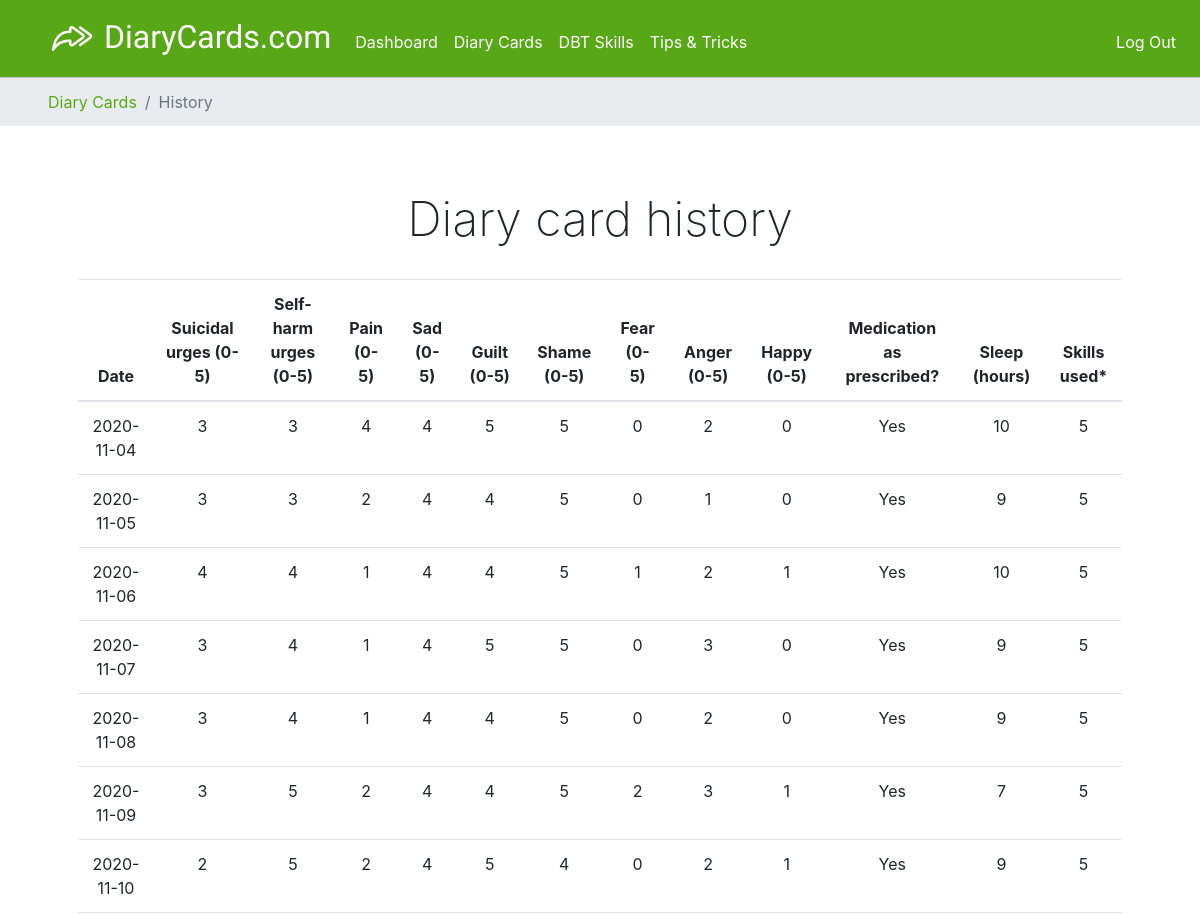
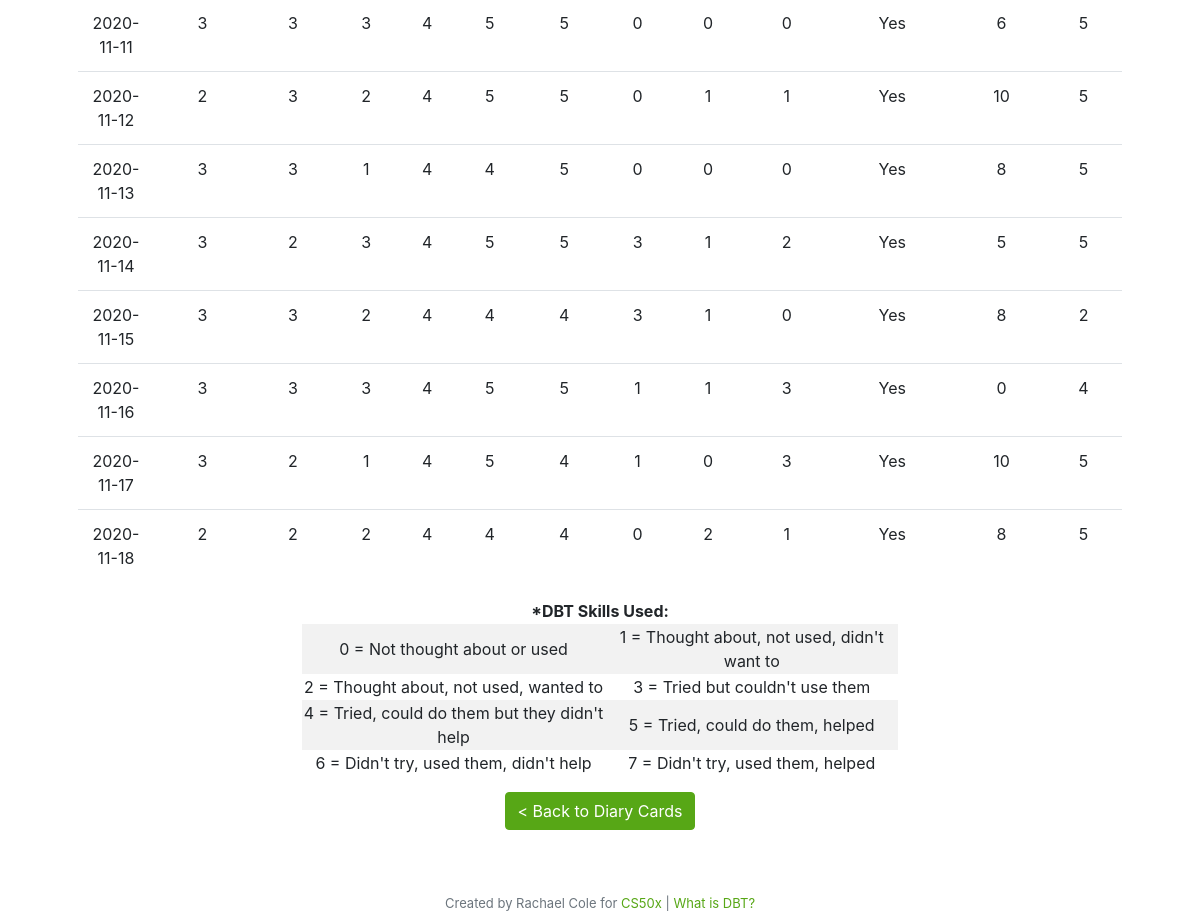
Screenshot of /diarycardhistory (signed in) with the database file from the repository (2 pictures, top to bottom).
### tables this page shows
CREATE TABLE 'diarycards' ('id' integer PRIMARY KEY AUTOINCREMENT NOT NULL, 'user_id' integer, 'date' datetime,'si_urges' integer,'sh_urges' integer, 'pain' integer, 'sad' integer, 'guilt' integer, 'shame' integer, 'anger' integer, 'fear' integer, 'happy' integer, 'meds' boolean, 'sleep' integer,'skills_used' integer);

### application.py (the view)
@app.route("/diarycardhistory")
@login_required
def diarycardhistory():
    rows = db.execute("SELECT date, si_urges, sh_urges, pain, sad, guilt, shame, anger, fear, happy, meds, sleep, skills_used FROM diarycards WHERE user_id = :user_id ORDER BY date ASC", user_id = session["user_id"])
    for row in rows:
        date = row["date"]
        si_urges = row["si_urges"]
        sh_urges = row["sh_urges"]
        pain = row["pain"]
        sad = row["sad"]
        guilt = row["guilt"]
        shame = row["shame"]
        anger = row["anger"]
        fear = row["fear"]
        happy = row["happy"]
        sleep = row["sleep"]
        skills_used = row["skills_used"]
        if row["meds"] == 0:
            meds = "No"
        elif row["meds"] == 1:
            meds = "Yes"
    return render_template("diarycardhistory.html", rows = rows, row = row, date = date, si_urges = si_urges, sh_urges = sh_urges, pain = pain, sad = sad, guilt = guilt, shame = shame, anger = anger, fear = fear, happy = happy, meds = meds, sleep = sleep, skills_used = skills_used)

### application.py (called while the page is built)
@app.after_request
def after_request(response):
    response.headers["Cache-Control"] = "no-cache, no-store, must-revalidate"
    response.headers["Expires"] = 0
    response.headers["Pragma"] = "no-cache"
    return response

### helpers.py (called while the page is built)
def login_required(f):
    @wraps(f)
    def decorated_function(*args, **kwargs):
        if session.get("user_id") is None:
            return redirect("/login")
        return f(*args, **kwargs)
    return decorated_function

### templates/diarycardhistory.html (shortened to what this page needs)
{% extends "layout.html" %}
{% block breadcrumbs %}
<nav aria-label="breadcrumb" class="breadcrumbs">
  <ol class="breadcrumb">
    <li class="breadcrumb-item"><a href="/diarycard">Diary Cards</a></li>
    <li class="breadcrumb-item active" aria-current="page">History</li>
  </ol>
</nav>
{% endblock %}
{% block main %}
    <h1 class="display">Diary card history</h1>
<div class="row" id="overflow">
    <div class="col-12">
    <table class="table">
        <thead>
        <tr>
            <th>Date</th>
            <th>Suicidal urges (0-5)</th>
            <th>Self-harm urges (0-5)</th>
            <th>Pain (0-5)</th>
            <th>Sad (0-5)</th>
            <th>Guilt (0-5)</th>
            <th>Shame (0-5)</th>
            <th>Fear (0-5)</th>
            <th>Anger (0-5)</th>
            <th>Happy (0-5)</th>
            <th>Medication as prescribed?</th>
            <th>Sleep (hours)</th>
            <th>Skills used*</th>
        </tr>
        </thead>
        <tbody>
        {% for row in rows %}
            <tr>
                <td>{{ row.date }}</td>
                <td>{{ row.si_urges }}</td>
                <td>{{ row.sh_urges }}</td>
                <td>{{ row.pain }}</td>
                <td>{{ row.sad }}</td>
                <td>{{ row.guilt }}</td>
                <td>{{ row.shame }}</td>
                <td>{{ row.anger }}</td>
                <td>{{ row.fear }}</td>
                <td>{{ row.happy }}</td>
                <td>{{ meds }}</td>
                <td>{{ row.sleep }}</td>
                <td>{{ row.skills_used }}</td>
            </tr>
        {% endfor %}
        </tbody>
    </table>
    </div>
</div>
    <div class="row alignleft justify-content-center">
        <div class="col-7">
            <table class="table-striped">
                    <thead class="thead-light text-center">
                        <tr><th colspan="2">*DBT Skills Used:</th></tr>
                    </thead>
                    <tbody>
                        <tr>
                            <td>0 = Not thought about or used</td>
                            <td>1 = Thought about, not used, didn't want to</td>
                        </tr>
                        <tr>
                            <td>2 = Thought about, not used, wanted to</td>
                            <td>3 = Tried but couldn't use them</td>
                        </tr>
                        <tr>
                            <td>4 = Tried, could do them but they didn't help</td>
                            <td>5 = Tried, could do them, helped</td>
                        </tr>
                        <tr>
                            <td>6 = Didn't try, used them, didn't help</td>
                            <td>7 = Didn't try, used them, helped</td>
                        </tr>
                    </tbody>
                </table>
  <div class="row justify-content-center overflowed">
    <div class="col-6">
        <a class="btn btn-primary light-text" href="/diarycard">< Back to Diary Cards</a>
        </div>
    </div>
{% endblock %}

### static/styles.css (style rules this page uses)
body { color:#212529; font-family: -apple-system, BlinkMacSystemFont, "Segoe UI", Roboto, Helvetica, Arial, sans-serif, "Apple Color Emoji", "Segoe UI Emoji", "Segoe UI Symbol";; }
a { color: #57A716; }
.btn, .btn-primary { background-color: #57A716; border-color:#57A716; }
nav { background-color:#57A716; border-bottom: 1px #C6C5C5 solid; }
nav a { color:#ffffff; }
.breadcrumbs { border:none; background-color:#E8ECEF; }
.breadcrumb-item a { color:#57A716; padding-left:2rem; }
.display { font-weight:200; font-size:3rem; margin: 0 0 2rem 0; }
.btn-primary { margin: 1rem 2rem; }

### rows the page displays
diarycards: date "2020-11-04", si_urges "3", sh_urges "3", pain "4", sad "4", guilt "5", shame "5", anger "0", fear "2", happy "0", meds "Yes", sleep "10", skills_used "5"
diarycards: date "2020-11-05", si_urges "3", sh_urges "3", pain "2", sad "4", guilt "4", shame "5", anger "0", fear "1", happy "0", meds "Yes", sleep "9", skills_used "5"
diarycards: date "2020-11-06", si_urges "4", sh_urges "4", pain "1", sad "4", guilt "4", shame "5", anger "1", fear "2", happy "1", meds "Yes", sleep "10", skills_used "5"
diarycards: date "2020-11-07", si_urges "3", sh_urges "4", pain "1", sad "4", guilt "5", shame "5", anger "0", fear "3", happy "0", meds "Yes", sleep "9", skills_used "5"
diarycards: date "2020-11-08", si_urges "3", sh_urges "4", pain "1", sad "4", guilt "4", shame "5", anger "0", fear "2", happy "0", meds "Yes", sleep "9", skills_used "5"
diarycards: date "2020-11-09", si_urges "3", sh_urges "5", pain "2", sad "4", guilt "4", shame "5", anger "2", fear "3", happy "1", meds "Yes", sleep "7", skills_used "5"
diarycards: date "2020-11-10", si_urges "2", sh_urges "5", pain "2", sad "4", guilt "5", shame "4", anger "0", fear "2", happy "1", meds "Yes", sleep "9", skills_used "5"
diarycards: date "2020-11-11", si_urges "3", sh_urges "3", pain "3", sad "4", guilt "5", shame "5", anger "0", fear "0", happy "0", meds "Yes", sleep "6", skills_used "5"
diarycards: date "2020-11-12", si_urges "2", sh_urges "3", pain "2", sad "4", guilt "5", shame "5", anger "0", fear "1", happy "1", meds "Yes", sleep "10", skills_used "5"
diarycards: date "2020-11-13", si_urges "3", sh_urges "3", pain "1", sad "4", guilt "4", shame "5", anger "0", fear "0", happy "0", meds "Yes", sleep "8", skills_used "5"
diarycards: date "2020-11-14", si_urges "3", sh_urges "2", pain "3", sad "4", guilt "5", shame "5", anger "3", fear "1", happy "2", meds "Yes", sleep "5", skills_used "5"
diarycards: date "2020-11-15", si_urges "3", sh_urges "3", pain "2", sad "4", guilt "4", shame "4", anger "3", fear "1", happy "0", meds "Yes", sleep "8", skills_used "2"
diarycards: date "2020-11-16", si_urges "3", sh_urges "3", pain "3", sad "4", guilt "5", shame "5", anger "1", fear "1", happy "3", meds "Yes", sleep "0", skills_used "4"
diarycards: date "2020-11-17", si_urges "3", sh_urges "2", pain "1", sad "4", guilt "5", shame "4", anger "1", fear "0", happy "3", meds "Yes", sleep "10", skills_used "5"
diarycards: date "2020-11-18", si_urges "2", sh_urges "2", pain "2", sad "4", guilt "4", shame "4", anger "0", fear "2", happy "1", meds "Yes", sleep "8", skills_used "5"
